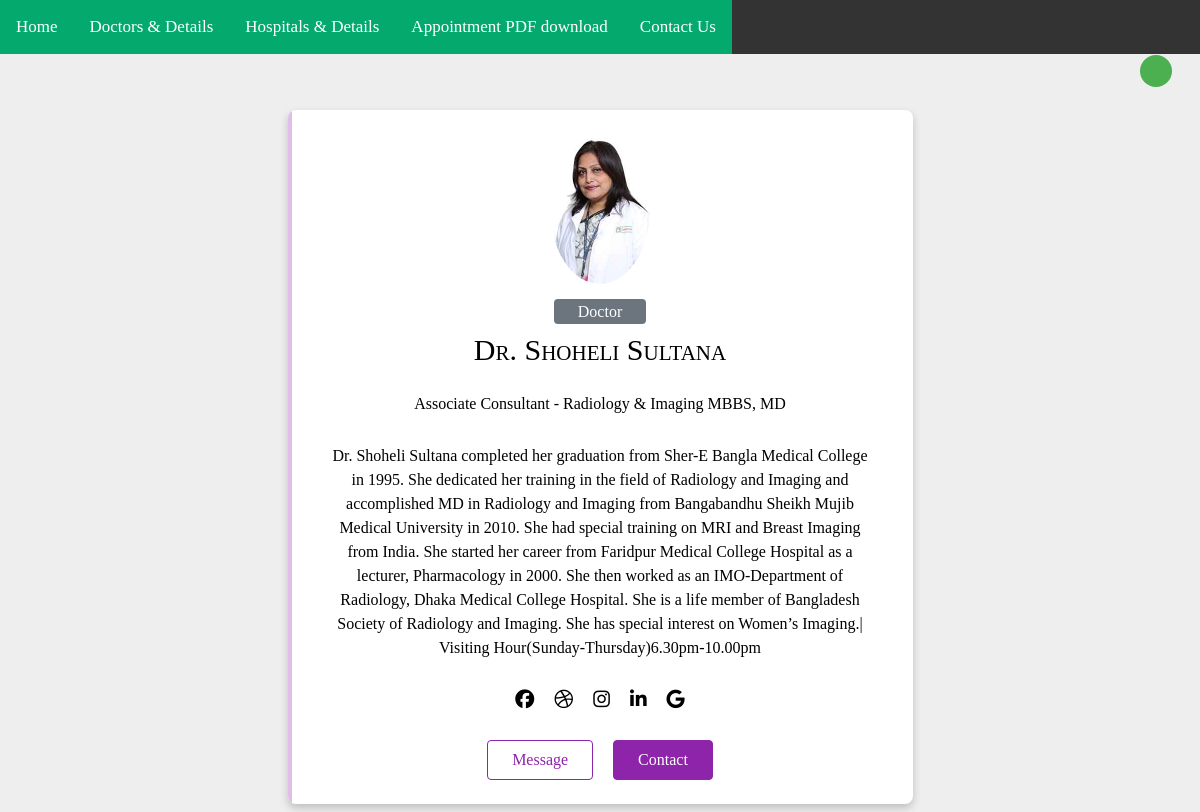
The page /articles/ShoheliSultana/ on the database its author committed.
### articles/models.py (models this page shows, shortened)
class Article(models.Model):
    title = models.CharField(max_length=100)
    sluge = models.SlugField()
    experties = models.TextField()
    body = models.TextField()
    date = models.DateTimeField(auto_now_add=True)
    picture = models.ImageField(default="default.png",blank=True)

### articles/views.py (the view)
# urls.py: url(r'^(?P<slug>[\w-]+)/$', views.article_detail, name="detail"),
def article_detail(request, slug):
    article = Article.objects.get(sluge=slug)
    return render(request, 'articles/article_detail.html', {'article': article})

### articles/templates/articles/article_detail.html (shortened to what this page needs)
{% extends 'base_layout.html' %}
{% block content %}
<head>
                                <link href='https://cdn.jsdelivr.net/npm/bootstrap@5.0.0-beta1/dist/css/bootstrap.min.css' rel='stylesheet'>
                                <link href='https://cdnjs.cloudflare.com/ajax/libs/font-awesome/4.7.0/css/font-awesome.min.css' rel='stylesheet'>
    </head>
 <body oncontextmenu='return false' class='snippet-body'>
                                <div class="container mt-5">
    <div class="row d-flex justify-content-center">
        <div class="col-md-7">
            <div class="card p-3 py-4">
                <div class="text-center"> <img src="{{article.picture.url}}" width="100" class="rounded-circle"> </div>
                <div class="text-center mt-3"> <span class="bg-secondary p-1 px-4 rounded text-white">Doctor</span>
                    <h5 class="mt-2 mb-0 name">{{article.title}}</h5><br> <span>{{article.experties}}</span>
                    <div class="px-4 mt-1">
                        <p class="fonts"><br>{{article.body}} </p>
                    </div>
                    <ul class="social-list">
                        <li><i class="fa fa-facebook"></i></li>
                        <li><i class="fa fa-dribbble"></i></li>
                        <li><i class="fa fa-instagram"></i></li>
                        <li><i class="fa fa-linkedin"></i></li>
                        <li><i class="fa fa-google"></i></li>
                    </ul>
                    <div class="buttons"> <button class="btn btn-outline-primary px-4">Message</button> <button class="btn btn-primary px-4 ms-3">Contact</button> </div>
                </div>
            </div>
        </div>
    </div>
</div>
 </body>
{% endblock %}

### assets/base.css (style rules this page uses)
body { background-repeat: no-repeat; background-size: auto; color: #000000; }
body * { color: #000000; font-family: Ubuntu; }
h1,h2,h3,h4,h5 { font-weight: normal; margin: 0; }
button { background-color: #333; color: white; }

### templates/base_layout.html (style rules this page uses)
body { font-family: Arial, Helvetica, sans-serif; margin: 0; }
html { box-sizing: border-box; }
*, *:before, *:after { box-sizing: inherit; }
.card { box-shadow: 0 4px 8px 0 rgba(0, 0, 0, 0.2); margin: 8px; }
.container { padding: 0 16px; }
.container::after, .row::after { content: ""; clear: both; display: table; }

### articles/templates/articles/article_detail.html (style rules this page uses)
body { background: #eee }
.card { border: none; position: relative; overflow: hidden; border-radius: 8px; cursor: pointer }
.name { font-size:30px; font-variant: small-caps; }
.card:before { content: ""; position: absolute; left: 0; top: 0; width: 4px; height: 100%; background-color: #E1BEE7; transform: scaleY(1); transition: all 0.5s; transform-origin: bottom }
.card:after { content: ""; position: absolute; left: 0; top: 0; width: 4px; height: 100%; background-color: #8E24AA; transform: scaleY(0); transition: all 0.5s; transform-origin: bottom }
.fonts { font-size: 15px font-variant: small-caps; }
.social-list { display: flex; list-style: none; justify-content: center; padding: 0 }
.social-list li { padding: 10px; color: #8E24AA; font-size: 19px }
.buttons button:nth-child(1) { border: 1px solid #8E24AA !important; color: #8E24AA; height: 40px }
.buttons button:nth-child(2) { border: 1px solid #8E24AA !important; background-color: #8E24AA; color: #fff; height: 40px }

### rows shown on the page
Article: picture (picture), title "Dr. Shoheli Sultana", experties "Associate Consultant - Radiology & Imaging MBBS, MD", body "Dr. Shoheli Sultana completed her graduation from Sher-E Bangla Medical College in 1995. She dedicated her training in the field of Radiology and Imaging and accomplished MD in Radiology and Imaging from Bangabandhu Sheikh Mujib Medical University in 2010. She had special training on MRI and Breast Imaging from India. She started her career from Faridpur Medical College Hospital as a lecturer, Pharmacology in 2000. She then worked as an IMO-Department of Radiology, Dhaka Medical College Hospital. She is a life member of Bangladesh Society of Radiology and Imaging. She has special interest on Women’s Imaging.| Visiting Hour(Sunday-Thursday)6.30pm-10.00pm"
